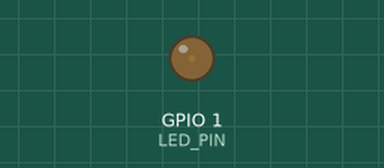
This sketch was run on a simulated ESP32. Parts: output pins drawn as LEDs (lit = HIGH).

Above: at 0.05 s.
At 1.25 s:
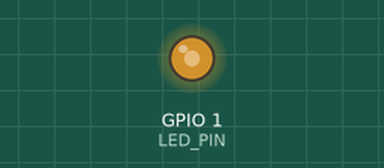
At 1.85 s:
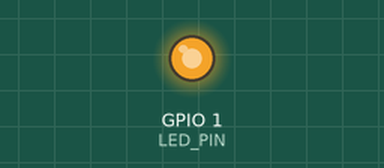
At 3.65 s:
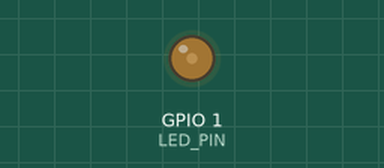
Timing chart, 0 to 6.0 s (numbered marks = the images above):
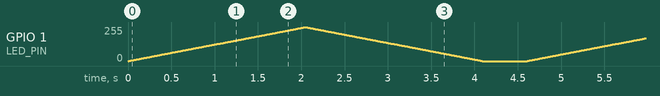

The sketch:

LED_INTERN_FADE.ino
```cpp
/*
 * Erweiterung für Schnelle: LED dimmen mit PWM
 * Board: ESP32 (Arduino-Core 3.x)
 *
 * Die LED wird langsam heller und danach wieder dunkler.
 */

const int LED_PIN    = 1;     // Pin der LED
const int PWM_FREQ   = 5000;  // 5000 Hz -> kein sichtbares Flackern
const int PWM_BITS   = 8;     // 8 Bit -> Werte von 0 bis 255
const int SCHRITT_MS = 8;     // Tempo des Dimmens

void setup() {
  ledcAttach(LED_PIN, PWM_FREQ, PWM_BITS);   // PWM am Pin einschalten
}

void loop() {
  for (int wert = 0; wert <= 255; wert++) {  // heller
    ledcWrite(LED_PIN, wert);
    delay(SCHRITT_MS);
  }
  for (int wert = 255; wert >= 0; wert--) {  // dunkler
    ledcWrite(LED_PIN, wert);
    delay(SCHRITT_MS);
  }
  delay(500);
}
```
